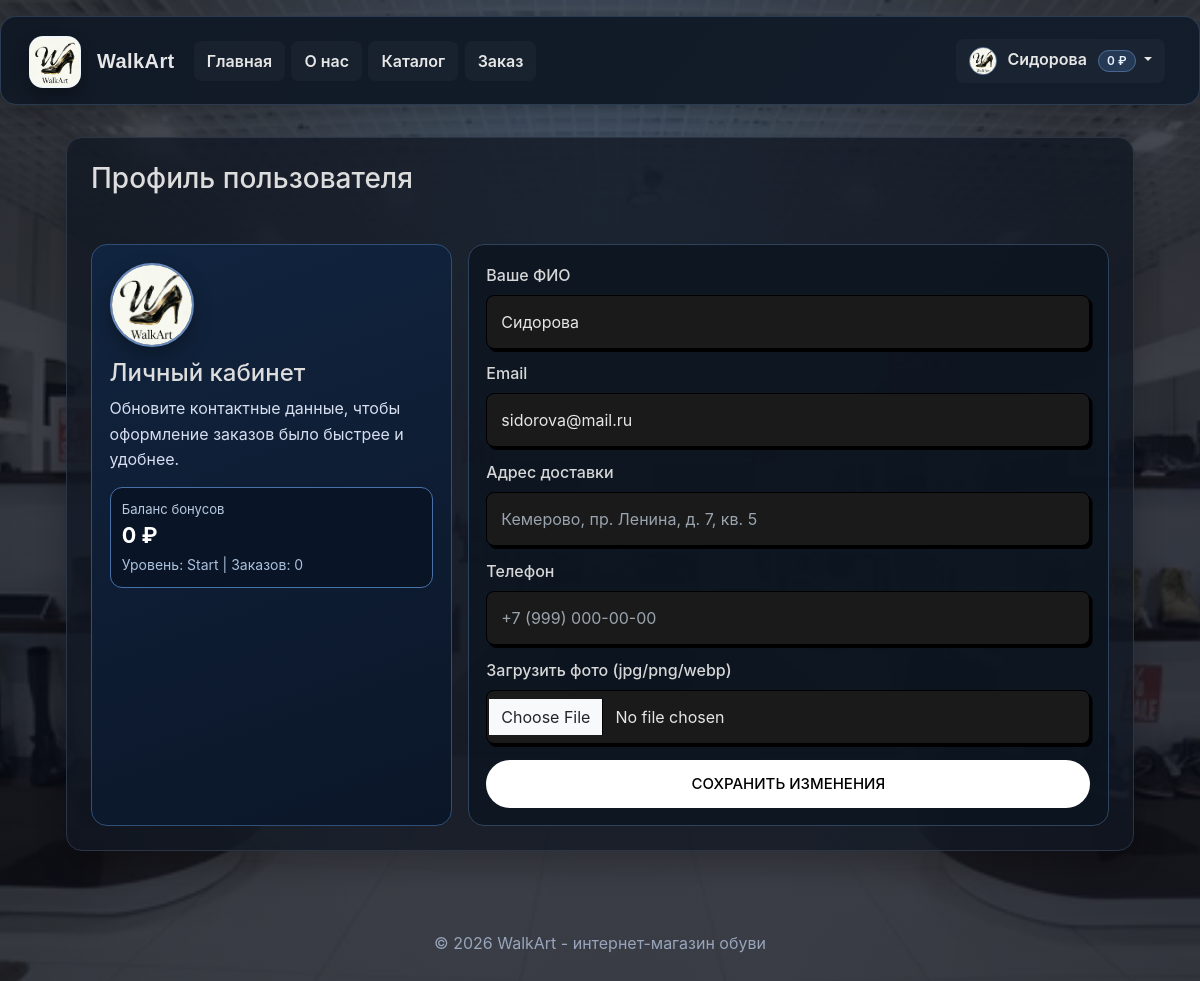
Screenshot of /profile (signed in) with the database file from the repository.
### tables this page shows
CREATE TABLE `users` (
  `id` int(11) NOT NULL,
  `username` varchar(50) NOT NULL,
  `email` varchar(100) NOT NULL,
  `password` varchar(255) NOT NULL,
  `token` varchar(255) NOT NULL,
  `is_verified` int(11) NOT NULL DEFAULT 0,
  `created_at` datetime NOT NULL DEFAULT current_timestamp(),
  `is_admin` tinyint(1) NOT NULL DEFAULT 0,
  `balance` decimal(10,2) NOT NULL DEFAULT 0.00
);

### src/Controllers/UserController.php (called while the page is built, shortened)
<?php
class UserController {
    public function profile(): string {
        global $user_id;
        $data = null;
        $balance = null;
        if (Config::STORAGE_TYPE == Config::TYPE_DB) {
            $serviceDB = new UserDBStorage();
            $data = $serviceDB->getUserData($user_id);
            $balance = $serviceDB->getBalanceSummary($user_id);
        }
        return UserTemplate::getProfileTemplate($data, $balance);
    }
}

### src/Routes/Router.php (called while the page is built, shortened)
<?php
class Router {
    private $id;
    private function getRoutes(): array {
        return [
            'about' => ['controller' => AboutController::class,
                        'method' => 'get'],
            'products' => ['controller' => ProductController::class,
                        'method' => 'get',
                        'params' => ['id' => $this->id]],
            'basket' => ['controller' => BasketController::class,
                        'method' => 'add',
                        'redirect' => true],
            'order' => [
                'GET' => ['controller' => OrderController::class,
                        'method' => 'get'],
                'POST' => ['controller' => OrderController::class,
                        'method' => 'create'],
            ],
            'basket_clear' => ['controller' => BasketController::class,
                        'method' => 'clear',
                        'redirect' => true],
            'register' => [
                'controller' => RegisterController::class,
                'method' => 'get'
            ],
            'verify' => [
                'controller' => RegisterController::class,
                'method' => 'verify',
                'params' => ['token' => $this->id]
            ],
            'login' => [
                'controller' => UserController::class,
                'method' => 'get'
            ],
            'logout' => [
                'controller' => UserController::class,
                'method' => 'logout'
            ],
            'profile' => [
                'controller' => UserController::class,
                'method' => 'profile'
            ],
            'history' => [
                'controller' => UserController::class,
                'method' => 'history'
            ],
            'admin' => [
                'GET' => ['controller' => ProductController::class,
                        'method' => 'admin'],
                'POST' => ['controller' => ProductController::class,
                        'method' => 'adminSave'],
            ],
            'reviews' => [
                'POST' => ['controller' => ProductController::class,
                        'method' => 'addReview'],
            ],
        ];
    }
    private function executeRoute(array $route, array $pieces): string {
        $controller = new $route['controller']();
        $params = ($this->id) ? ['id' => $this->id] : [];
        $result = $controller->{$route['method']}(...$params);
        return $result ?? '';
    }
    public function route(string $url): string {
        $path = parse_url($url, PHP_URL_PATH);
        $pieces = explode("/", $path);
        $resource = $pieces[1];
        $this->id = (isset($pieces[2])) ? $pieces[2] : 0;
        $routes = $this->getRoutes();
        $route = $routes[$resource];
        return $this->executeRoute($route, $pieces);
    }
}

### src/Services/DBStorage.php (called while the page is built, shortened)
<?php
class DBStorage
{
    public function __construct() {
        try {
            $this->connection = new PDO(
                Config::MYSQL_DNS,
                Config::MYSQL_USER,
                Config::MYSQL_PASSWORD
            );
        } catch (\PDOException $e) {
            if (strpos($e->getMessage(), 'Unknown database') !== false || strpos($e->getCode(), '1049') !== false) {
                $rootDsn = 'mysql:host=localhost';
                $rootConn = new PDO($rootDsn, Config::MYSQL_USER, Config::MYSQL_PASSWORD);
                $rootConn->setAttribute(PDO::ATTR_ERRMODE, PDO::ERRMODE_EXCEPTION);
                $rootConn->exec('CREATE DATABASE IF NOT EXISTS is231 CHARACTER SET utf8mb4 COLLATE utf8mb4_unicode_ci');
                $this->connection = new PDO(
                    Config::MYSQL_DNS,
                    Config::MYSQL_USER,
                    Config::MYSQL_PASSWORD
                );
                $this->connection->setAttribute(PDO::ATTR_ERRMODE, PDO::ERRMODE_EXCEPTION);
            } else {
                throw $e;
            }
        }
    }
}

### src/Services/UserDBStorage.php (called while the page is built, shortened)
<?php
class UserDBStorage extends DBStorage implements ISaveStorage
{
    public function getUserData($user_id) {
        $columns = [];
        if ($this->columnExists('fio')) {
            $columns[] = 'fio';
        } else {
            $columns[] = 'username AS fio';
        }
        $columns[] = 'email';
        if ($this->columnExists('address')) {
            $columns[] = 'address';
        }
        if ($this->columnExists('phone')) {
            $columns[] = 'phone';
        }
        if ($this->columnExists('avatar')) {
            $columns[] = 'avatar';
        }
        if ($this->columnExists('is_admin')) {
            $columns[] = 'is_admin';
        }
        $sql = 'SELECT ' . implode(', ', $columns) . ' FROM users WHERE id=?';
        $stmt = $this->connection->prepare($sql);
        $stmt->execute([$user_id]);
        return $stmt->fetch();
    }
    private function columnExists(string $column): bool {
        try {
            $stmt = $this->connection->prepare(
                "SELECT 1 FROM INFORMATION_SCHEMA.COLUMNS WHERE TABLE_SCHEMA = DATABASE() AND TABLE_NAME = 'users' AND COLUMN_NAME = ?"
            );
            $stmt->execute([$column]);
            return $stmt->rowCount() > 0;
        } catch (\Exception $e) {
            return false;
        }
    }
    private function ensureBalanceColumn(): void
    {
        if ($this->columnExists('balance')) {
            return;
        }
        $this->connection->exec("ALTER TABLE users ADD COLUMN balance DECIMAL(10,2) NOT NULL DEFAULT 0");
    }
    public function getDataHistory(int $idUser): ?array
    {
        $col = null;
        $dateColumn = 'created';
        if ($col !== null) {
            $stmt = $this->connection->prepare(
                "SELECT id, {$dateColumn} AS created, all_sum FROM orders WHERE {$col} = ? ORDER BY id DESC"
            );
            $stmt->execute([$idUser]);
        } else {
            $user = $this->getUserData($idUser);
        }
        return null;
    }
    public function getBalanceSummary(int $idUser): array
    {
        $orders = $this->getDataHistory($idUser) ?? [];
        $ordersCount = count($orders);
        $totalSpent = 0.0;
        $bonusEarned = round($totalSpent * 0.05, 2);
        $walletBalance = $this->getUserWalletBalance($idUser);
        $totalBalance = round($bonusEarned + $walletBalance, 2);
        $loyaltyLevel = 'Start';
        return [
            'orders_count' => $ordersCount,
            'total_spent' => $totalSpent,
            'bonus_balance' => $bonusEarned,
            'wallet_balance' => $walletBalance,
            'total_balance' => $totalBalance,
            'loyalty_level' => $loyaltyLevel,
        ];
    }
    private function getUserWalletBalance(int $userId): float
    {
        try {
            $stmt = $this->connection->prepare("SELECT balance FROM users WHERE id = ?");
            $stmt->execute([$userId]);
            $row = $stmt->fetch(PDO::FETCH_ASSOC);
            return isset($row['balance']) ? (float)$row['balance'] : 0.0;
        } catch (\Throwable $e) {
            return 0.0;
        }
    }
}

### src/Views/UserTemplate.php (the view, shortened to what this page needs)
<?php
class UserTemplate extends BaseTemplate
{
    public static function getProfileTemplate(?array $data, ?array $balance = null): string {
        $template = parent::getTemplate();
        $title= 'Профиль пользователя';
        $content = <<<CORUSEL
        <main class="page-card mt-4">
            <div>
                <h3 class="mb-5">Профиль пользователя</h3>
        CORUSEL;
        $content .= self::getFormProfile($data, $balance);
        $content .= "</div></main>";
        $resultTemplate =  sprintf($template, $title, $content);
        return $resultTemplate;
    }
    public static function getFormProfile(?array $data, ?array $balance = null): string {
        $fio = isset($data['fio']) ? (string)$data['fio'] : "";
        $email = isset($data['email']) ? (string)$data['email'] : "";
        $address = isset($data['address']) ? (string)$data['address'] : "";
        $phone = isset($data['phone']) ? (string)$data['phone'] : "";
        $avatar = isset($data['avatar']) && $data['avatar'] ? (string)$data['avatar'] : (isset($_SESSION['avatar']) ? (string)$_SESSION['avatar'] : '/../../asserts/img/walkart-logo.png');
        $bonusBalance = isset($balance['bonus_balance']) ? (float)$balance['bonus_balance'] : 0.0;
        $ordersCount = isset($balance['orders_count']) ? (int)$balance['orders_count'] : 0;
        $loyaltyLevel = isset($balance['loyalty_level']) ? (string)$balance['loyalty_level'] : 'Start';
        $html= <<<FORMA
                <section class="profile-shell">
                    <aside class="profile-side">
                        <img src="$avatar" alt="Текущий аватар" class="profile-avatar-img">
                        <h4>Личный кабинет</h4>
                        <p>Обновите контактные данные, чтобы оформление заказов было быстрее и удобнее.</p>
                        <div class="profile-balance-card">
                            <span>Баланс бонусов</span>
                            <strong>{$bonusBalance} ₽</strong>
                            <small>Уровень: {$loyaltyLevel} | Заказов: {$ordersCount}</small>
                        </div>
                    </aside>
                    <form action="/profile" method="POST" class="profile-form" enctype="multipart/form-data">
                        <div class="profile-field">
                            <label for="fioInput" class="form-label">Ваше ФИО</label>
                            <input type="text" name="fio" class="form-control" id="fioInput" value="$fio" placeholder="Иван Иванов">
                        </div>
                        <div class="profile-field">
                            <label for="emailInput" class="form-label">Email</label>
                            <input type="email" name="email" class="form-control" id="emailInput" disabled value="$email">
                        </div>
                        <div class="profile-field">
                            <label for="addressInput" class="form-label">Адрес доставки</label>
                            <input type="text" name="address" class="form-control" id="addressInput" value="$address" placeholder="Кемерово, пр. Ленина, д. 7, кв. 5">
                        </div>
                        <div class="profile-field">
                            <label for="phoneInput" class="form-label">Телефон</label>
                            <input type="text" name="phone" class="form-control" id="phoneInput" value="$phone" placeholder="+7 (999) 000-00-00">
                        </div>
                        <div class="profile-field">
                            <label for="avatarPhoto" class="form-label">Загрузить фото (jpg/png/webp)</label>
                            <input type="file" name="avatar_photo" id="avatarPhoto" class="form-control" accept=".jpg,.jpeg,.png,.webp,image/jpeg,image/png,image/webp">
                        </div>
                        <button type="submit" class="profile-submit-btn">Сохранить изменения</button>
                    </form>
                </section>
        FORMA;
        return $html;
    }
}

### asserts/css/ui.css (style rules this page uses)
:root { --bg: #0f1117; --surface: #141a20; --surface-soft: #1f232a; --text: #e6e6e6; --muted: #a4a4a4; --border: #2a2a2a; --primary: #4f8bd6; --slide-width: min(25vw, 300px); --slide-aspect: 2 / 3; --slide-height: calc(var(--slide-width) / (2 / 3)); --slide-transition-duration: 800ms; --slide-transition-easing: ease; --font-archivo: "Archivo", sans-serif; --font-clash-display: "Clash Display", sans-serif; }
* { box-sizing: border-box; }
html { display: block; height: auto; min-height: 100%; width: 100%; }
body { display: block; margin: 0; padding: 0; min-height: 100vh; overflow-x: hidden; }
body { font-family: 'Inter', system-ui, -apple-system, 'Segoe UI', Roboto, Arial, sans-serif; background: var(--bg); color: var(--text); }
body::before { content: ""; position: fixed; inset: 0; background: linear-gradient(rgba(8, 12, 22, 0.75), rgba(8, 12, 22, 0.8)), url('/../../asserts/img/store-interior.png') center/cover no-repeat; z-index: -2; }
body::after { content: ""; position: fixed; inset: 0; background: radial-gradient(circle at 50% 20%, rgba(120, 188, 255, 0.2), transparent 45%); z-index: -1; }
.form-label { color: #d7d7d7; font-weight: 500; }
.form-control { background-color: #1e232a; color: #e9eef5; border: 1.5px solid #3a3a3a; border-radius: 8px; padding: .75rem 1rem; }
.form-control::placeholder { color: #9aa4af; }
.page-card { background: rgba(17, 24, 35, 0.78); border: 1px solid #2b3546; border-radius: 16px; padding: 1.5rem; box-shadow: 0 14px 30px rgba(0, 0, 0, 0.24); }
.profile-shell { display: grid; grid-template-columns: 0.9fr 1.6fr; gap: 1rem; align-items: stretch; }
.profile-side { background: linear-gradient(160deg, #11243f, #0b1628); border: 1px solid #2f4f78; border-radius: 16px; padding: 1.1rem; }
.profile-side h4 { margin: 0 0 0.5rem; }
.profile-side p { margin: 0; color: #bfd1ea; }
.profile-balance-card { margin-top: 0.9rem; border: 1px solid #4771a7; border-radius: 12px; padding: 0.7rem; background: rgba(8, 18, 33, 0.7); }
.profile-balance-card span { display: block; color: #b8c9e0; font-size: 0.82rem; }
.profile-balance-card strong { display: block; font-size: 1.35rem; color: #fff; }
.profile-balance-card small { color: #aac0dc; }
.profile-form { background: rgba(12, 20, 32, 0.86); border: 1px solid #2f435e; border-radius: 16px; padding: 1.1rem; }
.profile-field + .profile-field { margin-top: 0.8rem; }
.profile-submit-btn { margin-top: 1rem; position: relative; font-size: 15px; text-transform: uppercase; text-decoration: none; padding: 0.85em 1.4em; display: inline-block; cursor: pointer; border-radius: 6em; transition: all 0.2s; border: none; font-family: inherit; font-weight: 500; width: 100%; color: black; background-color: white; }
.profile-submit-btn::after { content: ""; display: inline-block; height: 100%; width: 100%; border-radius: 100px; position: absolute; top: 0; left: 0; z-index: -1; transition: all 0.4s; background-color: #fff; }
.profile-avatar-img { width: 84px; height: 84px; border-radius: 50%; object-fit: cover; border: 2px solid rgba(152, 194, 255, 0.65); box-shadow: 0 8px 20px rgba(0, 0, 0, 0.3); margin-bottom: 0.8rem; }
.page-card p { color: rgba(231, 239, 255, 0.92); line-height: 1.6; }

### asserts/css/dark-theme.css (style rules this page uses)
html, body { height: 100%; }
body:not(.theme-light) { background: linear-gradient(135deg, #0b0f14 0%, #111923 60%, #0b1020 100%); color: #e6e6e6; }
body:not(.theme-light) input.form-control { background-color: #1a1a1a; color: #e6e6e6; border-color: #333; }
body:not(.theme-light) input.form-control, body:not(.theme-light) textarea.form-control, body:not(.theme-light) select.form-control { background-color: #1a1a1a; color: #e6e6e6; border: 1.5px solid #000; border-radius: 0.5rem; padding: 0.875rem; outline: none; box-shadow: 2.5px 3px 0 #000; }

### rows the page displays
users: is_admin "0", fio "Сидорова", email "sidorova@mail.ru"

### other values shown
$username "Сидорова"
$bonusBalance "0"
$loyaltyLevel "Start"
